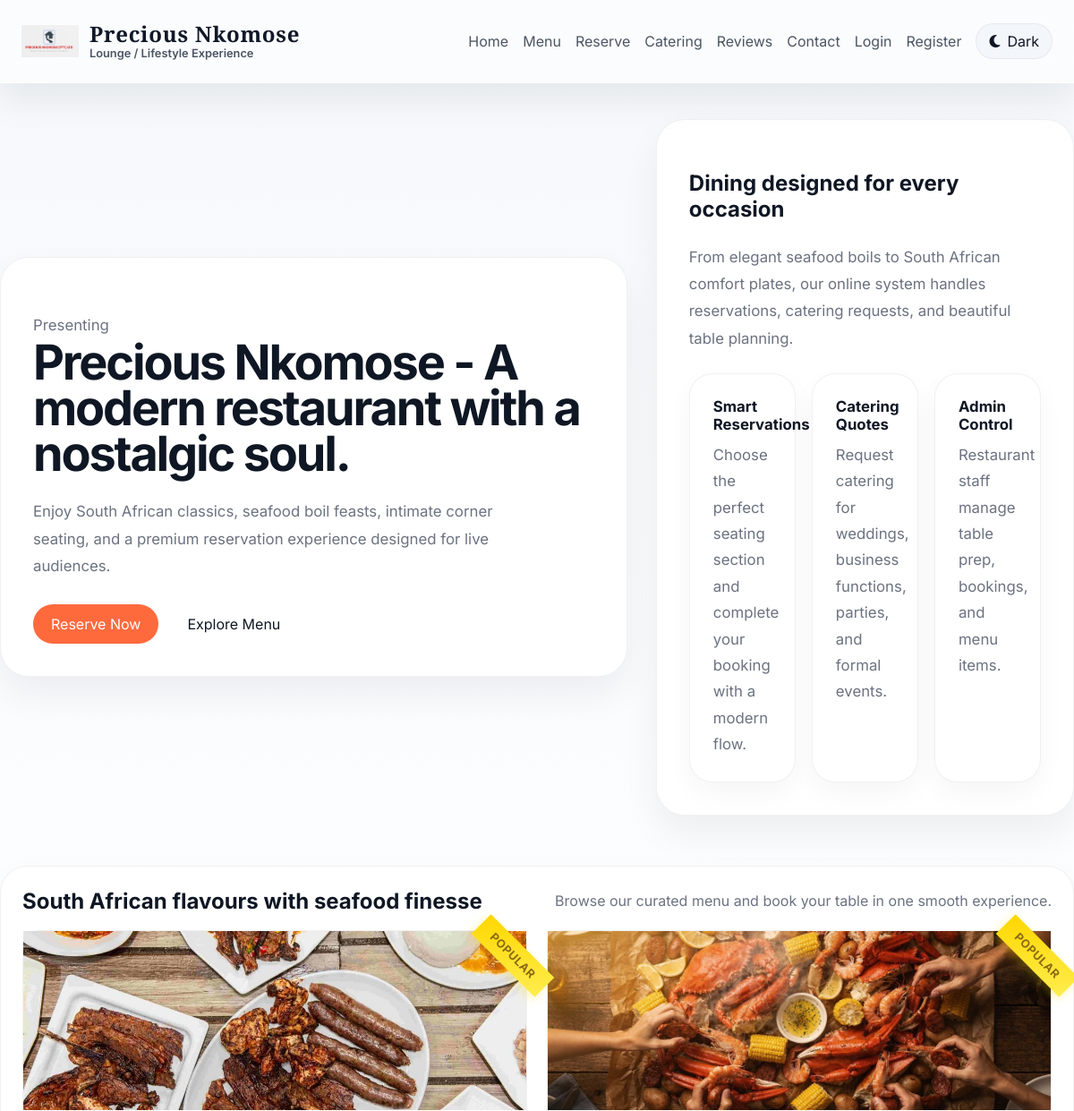
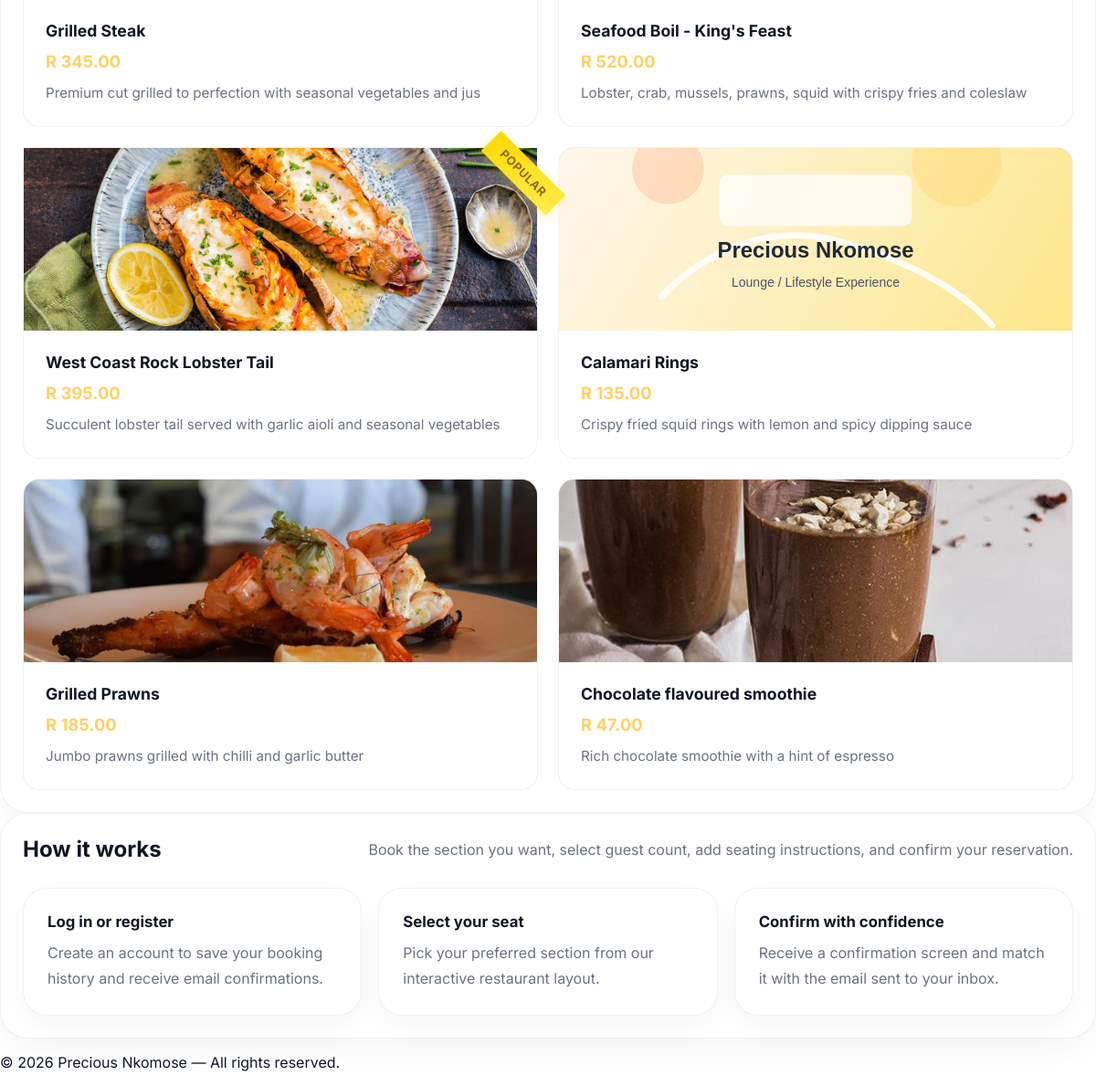
The page / on the database its author committed (2 pictures, top to bottom).
### tables this page shows
CREATE TABLE `menu` (
  `id` VARCHAR(32) NOT NULL,
  `name` VARCHAR(200) NOT NULL,
  `description` TEXT,
  `category` VARCHAR(120) DEFAULT NULL,
  `price` DECIMAL(10,2) NOT NULL DEFAULT 0.00,
  `available` TINYINT(1) NOT NULL DEFAULT 1,
  `image` VARCHAR(255) DEFAULT NULL,
  `popular` TINYINT(1) NOT NULL DEFAULT 0,
  PRIMARY KEY (`id`)
);

### includes/functions.php (called while the page is built, shortened)
<?php
require_once __DIR__ . '/config.php';
function db(): PDO
{
    $pdo = db_conn();
    return $pdo;
}
function bind_statement_params(PDOStatement $stmt, array $params): void
{
    foreach ($params as $key => $value) {
        if (is_int($key)) {
            $key = $key + 1;
        }
        $type = PDO::PARAM_STR;
        if (is_int($value)) {
            $type = PDO::PARAM_INT;
        } elseif (is_bool($value)) {
            $type = PDO::PARAM_BOOL;
        } elseif (is_null($value)) {
            $type = PDO::PARAM_NULL;
        }
        $stmt->bindValue($key, $value, $type);
    }
}
function db_all(string $sql, array $params = []): array
{
    $start = microtime(true);
    $stmt = db()->prepare($sql);
    bind_statement_params($stmt, $params);
    $stmt->execute();
    $rows = $stmt->fetchAll();
    $duration = microtime(true) - $start;
    return $rows;
}
function log_db_timing(string $sql, array $params, float $duration): void
{
    $logPath = __DIR__ . '/../data/slow_queries.log';
    $msg = sprintf("%s | %.6f sec | %s | params=%s\n", date('c'), $duration, str_replace("\n", ' ', trim($sql)), json_encode($params));
}
function sanitize($value)
{
    return htmlspecialchars($value ?? '', ENT_QUOTES, 'UTF-8');
}
function app_base_url(): string
{
    $scriptName = str_replace('\\', '/', $_SERVER['SCRIPT_NAME'] ?? '');
    $dir = str_replace('\\', '/', dirname($scriptName));
    return rtrim($dir, '/') . '/';
}
function app_url(string $path = ''): string
{
    return app_base_url() . ltrim($path, '/');
}
function menu_image_assets(): array
{
    static $assets = null;
    if ($assets === null) {
        $assets = [];
        $basePath = __DIR__ . '/../assets/images';
        if (is_dir($basePath)) {
            foreach (scandir($basePath) as $file) {
                if ($file === '.' || $file === '..' || !is_file($basePath . '/' . $file)) {
                    continue;
                }
                $assets[strtolower($file)] = $file;
            }
        }
    }
    return $assets;
}
function menu_image_file(string $image): string
{
    $image = trim((string)$image);
    $assets = menu_image_assets();
    $normalized = strtolower($image);
    if (isset($assets[$normalized])) {
        return $assets[$normalized];
    }
    $aliases = [
        'kingklip.jpg' => 'Fillet.jpg',
        'boerewors.jpg' => 'wors&pap.jpg',
        'potjiekos.jpg' => 'stew.jpg',
        'malva.jpg' => 'malvaPudding.jpg',
        'wine.jpg' => 'homemadeWine.jpg',
        'seven_colours.jpg' => 'sevenColours.jpg',
        'seafood_share.jpg' => 'seafoodboil.jpg',
        'bread_beans.jpg' => 'steamBreadBeans.jpg',
        'craftbeer.jpg' => 'beer.jpg',
        'craftbeer.jpg' => 'beer.jpg',
        'chocoFlavouredSmoothie.jpg' => 'chocSmoothie.jpg',
        'chocolateflavouredsmoothie.jpg' => 'chocSmoothie.jpg',
        'chocosmoothie.jpg' => 'chocSmoothie.jpg',
        'biltong_salad.jpg' => 'menu-placeholder.svg',
        'calamari.jpg' => 'menu-placeholder.svg',
    ];
    if (isset($aliases[$normalized]) && isset($assets[strtolower($aliases[$normalized])])) {
        return $aliases[$normalized];
    }
    return 'menu-placeholder.svg';
}
function menu_image_url(string $image): string
{
    return app_url('assets/images/' . menu_image_file($image));
}
function is_logged_in(): bool
{
    return !empty($_SESSION['user']);
}
function get_featured_menu_items(int $limit = 6): array
{
    return db_all("
        SELECT id, name, description, category, price, available, image, popular
        FROM menu
        WHERE available = 1
        ORDER BY popular DESC, category, name
        LIMIT ?
    ", [$limit]);
}

### includes/config.php (called while the page is built, shortened)
<?php
function site_config()
{
	static $cfg = null;
	if ($cfg === null) {
		$path = DATA_DIR . 'config.json';
		if (file_exists($path)) {
			$cfg = json_decode(file_get_contents($path), true) ?: [];
		} else {
			$cfg = [];
		}
	}
	return $cfg;
}

### index.php (the view, shortened to what this page needs)
<?php
require_once 'includes/functions.php';
require_once 'includes/header.php';
$featuredItems = get_featured_menu_items(6);
?>
<section class="hero">
    <div class="hero-card">
        <p class="eyebrow">Presenting</p>
        <h1>Precious Nkomose - A modern restaurant with a nostalgic soul.</h1>
        <p>Enjoy South African classics, seafood boil feasts, intimate corner seating, and a premium reservation experience designed for live audiences.</p>
        <div style="display:flex; flex-wrap:wrap; gap:12px; margin-top:28px;">
            <a class="button button-primary" href="<?= sanitize(app_url('reservation.php')) ?>">Reserve Now</a>
            <a class="button button-ghost" href="<?= sanitize(app_url('menu.php')) ?>">Explore Menu</a>
        </div>
    </div>
    <div class="hero-card">
        <h2>Dining designed for every occasion</h2>
        <p>From elegant seafood boils to South African comfort plates, our online system handles reservations, catering requests, and beautiful table planning.</p>
        <div class="feature-grid" style="margin-top:24px;">
            <div class="feature-card"><h3>Smart Reservations</h3><p>Choose the perfect seating section and complete your booking with a modern flow.</p></div>
            <div class="feature-card"><h3>Catering Quotes</h3><p>Request catering for weddings, business functions, parties, and formal events.</p></div>
            <div class="feature-card"><h3>Admin Control</h3><p>Restaurant staff manage table prep, bookings, and menu items.</p></div>
        </div>
    </div>
</section>
<section class="card">
    <div class="section-title">
        <h2>South African flavours with seafood finesse</h2>
        <p>Browse our curated menu and book your table in one smooth experience.</p>
    </div>
    <div class="menu-grid">
        <?php foreach ($featuredItems as $item): ?>
            <article class="menu-item<?= !empty($item['popular']) ? ' popular' : '' ?>">
                <?php if (!empty($item['popular'])): ?>
                    <span class="popular-ribbon">Popular</span>
                <?php endif; ?>
                <div class="menu-image">
                    <img src="<?= sanitize(menu_image_url($item['image'] ?? '')) ?>" alt="<?= sanitize($item['name']) ?>">
                </div>
                <div class="menu-content">
                    <h4><?= sanitize($item['name']) ?></h4>
                    <span class="menu-price">R <?= number_format($item['price'], 2) ?></span>
                    <p><?= sanitize($item['description']) ?></p>
                </div>
            </article>
        <?php endforeach; ?>
    </div>
</section>
<section class="card">
    <div class="section-title">
        <h2>How it works</h2>
        <p>Book the section you want, select guest count, add seating instructions, and confirm your reservation.</p>
    </div>
    <div class="feature-grid">
        <div class="feature-card"><h3>Log in or register</h3><p>Create an account to save your booking history and receive email confirmations.</p></div>
        <div class="feature-card"><h3>Select your seat</h3><p>Pick your preferred section from our interactive restaurant layout.</p></div>
        <div class="feature-card"><h3>Confirm with confidence</h3><p>Receive a confirmation screen and match it with the email sent to your inbox.</p></div>
    </div>
</section>
<?php require_once 'includes/footer.php';

### includes/header.php (shortened to what this page needs)
<?php
require_once __DIR__ . '/functions.php';
?>
<!doctype html>
<html lang="en">
<head>
    <link rel="stylesheet" href="<?= sanitize(app_url('assets/css/style.css')) ?>">
    <link rel="stylesheet" href="https://cdnjs.cloudflare.com/ajax/libs/font-awesome/6.5.1/css/all.min.css">
</head>
<body>
<header class="site-header">
    <div class="container header-inner">
        <a class="brand" href="<?= sanitize(app_url('index.php')) ?>">
            <span class="brand-mark">
                <img src="<?= sanitize(app_url('assets/images/logo/logo.png')) ?>" alt="Precious Nkomose logo">
            </span>
            <span class="brand-copy">
                <span class="brand-title">Precious Nkomose</span>
                <span class="brand-subtitle">Lounge / Lifestyle Experience</span>
            </span>
        </a>
        <nav class="site-nav">
            <a href="<?= sanitize(app_url('index.php')) ?>">Home</a>
            <a href="<?= sanitize(app_url('menu.php')) ?>">Menu</a>
            <a href="<?= sanitize(app_url('reservation.php')) ?>">Reserve</a>
            <a href="<?= sanitize(app_url('catering.php')) ?>">Catering</a>
            <a href="<?= sanitize(app_url('reviews.php')) ?>">Reviews</a>
            <a href="<?= sanitize(app_url('contact.php')) ?>">Contact</a>
            <?php if (is_logged_in()): ?>
                <a href="<?= sanitize(app_url('dashboard.php')) ?>">Dashboard</a>
                <?php if (!is_admin()): ?><a href="<?= sanitize(app_url('customer/profile.php')) ?>">Profile</a><?php endif; ?>
                <a href="<?= sanitize(app_url('logout.php')) ?>">Logout</a>
            <?php else: ?>
                <a href="<?= sanitize(app_url('login.php')) ?>">Login</a>
                <a href="<?= sanitize(app_url('register.php')) ?>">Register</a>
            <?php endif; ?>
            <button class="theme-toggle" type="button" aria-label="Switch to dark mode" aria-pressed="false" data-theme-toggle>
            </button>
        </nav>
    </div>
</header>
<main class="site-main container">

### includes/footer.php (shortened to what this page needs)
</main>
<footer class="site-footer">
	<div class="container">
		<p>&copy; <?= date('Y') ?> <?= sanitize(site_config()['restaurant']['name'] ?? 'Precious Nkomose') ?> — All rights reserved.</p>
	</div>
</footer>
</body>
</html>

### rows shown on the page
menu: popular "POPULAR", shows a picture, name "Grilled Steak", price "345.00", description "Premium cut grilled to perfection with seasonal vegetables and jus"
menu: popular "POPULAR", image (picture), name "Seafood Boil - King's Feast", price "520.00", description "Lobster, crab, mussels, prawns, squid with crispy fries and coleslaw"
menu: popular "POPULAR", image (picture), name "West Coast Rock Lobster Tail", price "395.00", description "Succulent lobster tail served with garlic aioli and seasonal vegetables"
menu: shows a picture, name "Calamari Rings", price "135.00", description "Crispy fried squid rings with lemon and spicy dipping sauce"
menu: image (picture), name "Grilled Prawns", price "185.00", description "Jumbo prawns grilled with chilli and garlic butter"
menu: shows a picture, name "Chocolate flavoured smoothie", price "47.00", description "Rich chocolate smoothie with a hint of espresso"

### other values the page prints
site_config()['restaurant']['name'] "Precious Nkomose"
